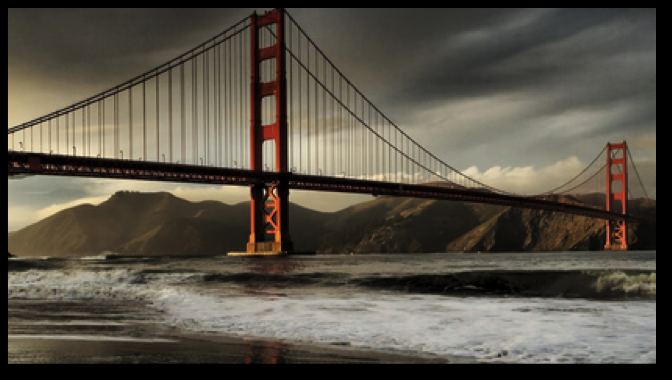
#> input picture homework/assignment-2/images/assignment3-2b.png, 672 x 380 px
$ jupyter execute sift.ipynb
#> lines starting #> are read from the running program, lines starting #| are printed output that depends on the picture
# Implementation of **S**cale **I**nvariant **F**eature **T**ransform (SIFT) in Python

## Import Libraries

[cell 1]
import cv2
import numpy as np
import matplotlib.pyplot as plt

## Read Images

[cell 2]
img = cv2.imread("images/assignment3-2b.png", cv2.IMREAD_COLOR)
#> img is the input picture: shape (380, 672, 3); mean B, G, R 71.8, 83.4, 89.6
plt.imshow(img)

The default option for OpenCV is to read images in as BGR. Thus, the image was converted to RGB.

[cell 3]
img = cv2.cvtColor(img, cv2.COLOR_BGR2RGB)
plt.imshow(img)

## SIFT Example

[cell 4]
### Initialize a SIFT object
sift = cv2.SIFT_create()

### Detect key points
kp = sift.detect(img, None)
#> kp = 1208 keypoints; strongest (x, y, size): (269, 148, 10.3), (269, 162, 11), (274, 191, 2.5), (15, 143, 11.4)

### Draw keypoints on image
img_out = cv2.drawKeypoints(img, kp, img)
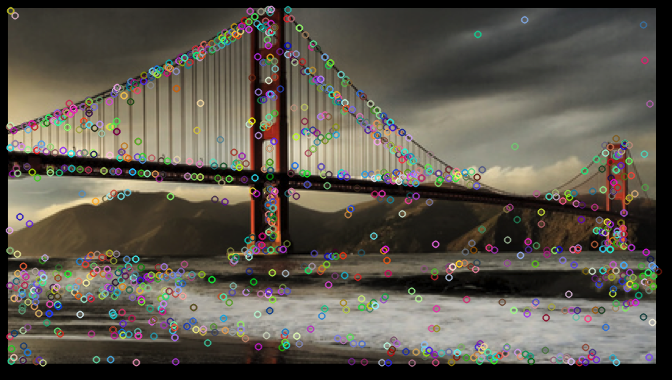
#> img_out: shape (380, 672, 3); mean R, G, B 91.2, 85.9, 75.8

### Display SIFT image
plt.imshow(img_out)

[cell 5]
### Compute descriptors
kp, des = sift.detectAndCompute(img, None)
#> kp = 1797 keypoints; strongest (x, y, size): (610, 249, 2.2), (270, 94, 1.8), (255, 16, 2.3), (17, 173, 2.1)
print(des.shape)
#| (1797, 128)


$ run again, with homework/assignment-2/images/assignment3-3b.png copied over homework/assignment-2/images/assignment3-2b.png
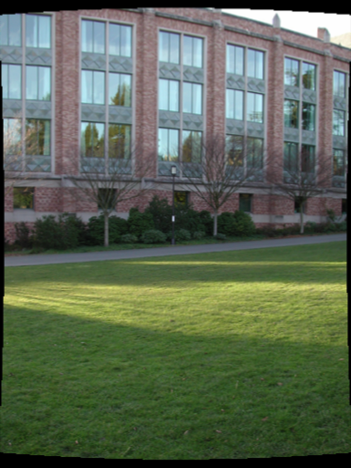
#> input picture homework/assignment-2/images/assignment3-3b.png, 351 x 468 px
#> img is the input picture: shape (468, 351, 3); mean B, G, R 83.3, 103.2, 90.8
#> `kp = sift.detect(img, None)`: kp = 1297 keypoints; strongest (x, y, size): (265, 16, 10.5), (303, 22, 18.1), (311, 10, 4.3), (253, 7, 4.7)
#> `img_out = cv2.drawKeypoints(img, kp, img)`:
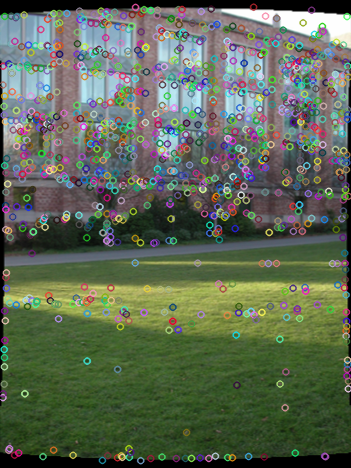
#> img_out: shape (468, 351, 3); mean R, G, B 93.6, 104.6, 85.5
#> `kp, des = sift.detectAndCompute(img, None)`: kp = 1715 keypoints; strongest (x, y, size): (241, 195, 2.3), (290, 19, 13.9), (100, 207, 2.2), (211, 9, 2.2)
#| (1715, 128)

$ run again, with homework/assignment-2/images/assginment3-1b.png copied over homework/assignment-2/images/assignment3-2b.png
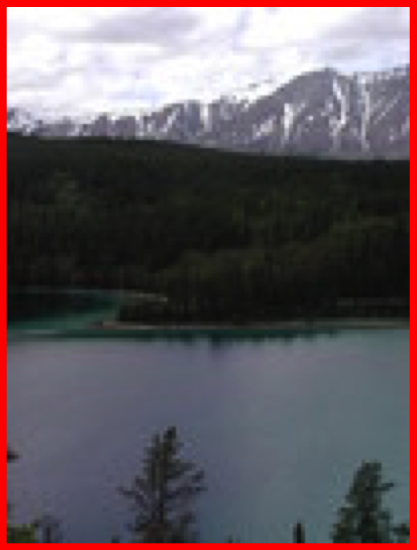
#> input picture homework/assignment-2/images/assginment3-1b.png, 417 x 550 px
#> img is the input picture: shape (550, 417, 3); mean B, G, R 95.8, 90, 101.6
#> `kp = sift.detect(img, None)`: kp = 290 keypoints; strongest (x, y, size): (13, 13, 9.1), (407, 9, 4.2), (404, 12, 8.2), (82, 80, 77.6)
#> `img_out = cv2.drawKeypoints(img, kp, img)`:
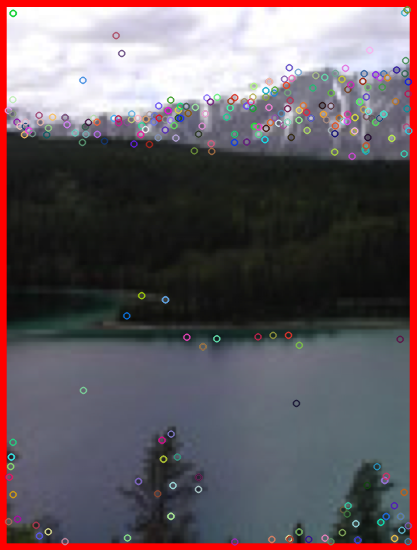
#> img_out: shape (550, 417, 3); mean R, G, B 101.8, 90.1, 95.8
#> `kp, des = sift.detectAndCompute(img, None)`: kp = 547 keypoints; strongest (x, y, size): (9, 9, 3.3), (287, 108, 2.3), (210, 102, 2.2), (408, 9, 2.7)
#| (547, 128)

$ run again, with homework/assignment-2/images/assignment3-1a.png copied over homework/assignment-2/images/assignment3-2b.png
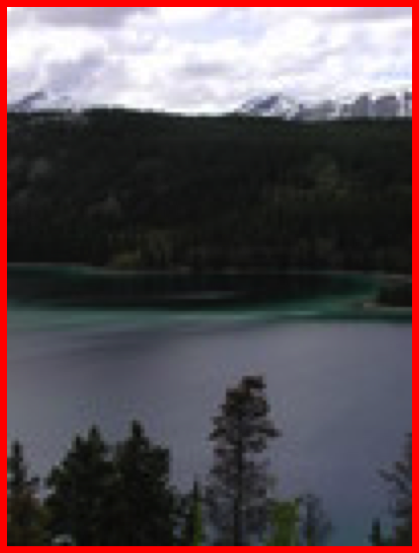
#> input picture homework/assignment-2/images/assignment3-1a.png, 419 x 553 px
#> img is the input picture: shape (553, 419, 3); mean B, G, R 85, 80.2, 92.5
#> `kp = sift.detect(img, None)`: kp = 236 keypoints; strongest (x, y, size): (410, 90, 2.9), (402, 18, 13.2), (14, 95, 11.6), (140, 95, 27.1)
#> `img_out = cv2.drawKeypoints(img, kp, img)`:
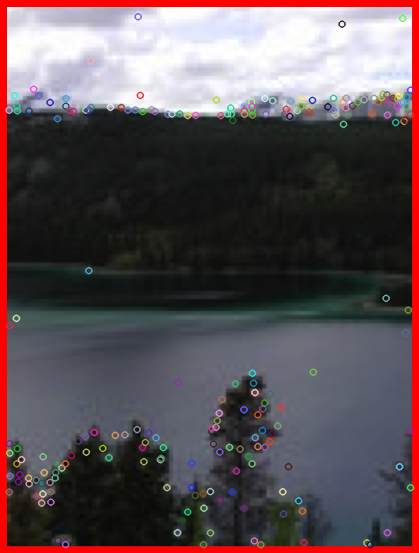
#> img_out: shape (553, 419, 3); mean R, G, B 93.3, 81, 85.6
#> `kp, des = sift.detectAndCompute(img, None)`: kp = 456 keypoints; strongest (x, y, size): (410, 90, 2.3), (399, 466, 2.2), (21, 459, 2.2), (161, 459, 1.8)
#| (456, 128)
